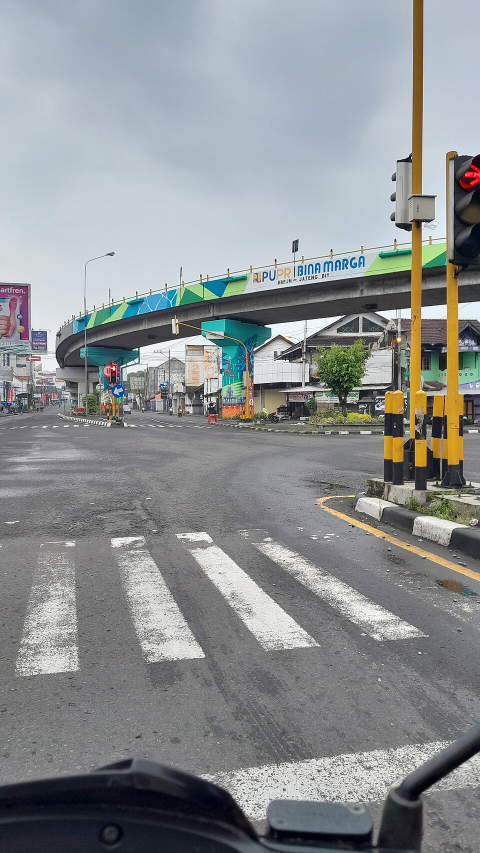
#> input picture samples/flyover.jpg, 960 x 1706 px (shown at 1/2 size)
$ python -i vision.py   (imports and definitions only)
#> lines starting #> are read from the running program, lines starting #| are printed output that depends on the picture; after the words box and inside, x2 and y2 are one past the last pixel; in counts of white or black regions, pixels touching at a corner belong together
#> further down, picture is the input picture: shape (1706, 960, 3); mean B, G, R 145.1, 143.8, 139.7
import cv2
import numpy as np


# [44 lines left out: functions resize, sobel, prewitt, canny, not called in this run]


def objects(bgr):
    gray = cv2.cvtColor(bgr, cv2.COLOR_BGR2GRAY)
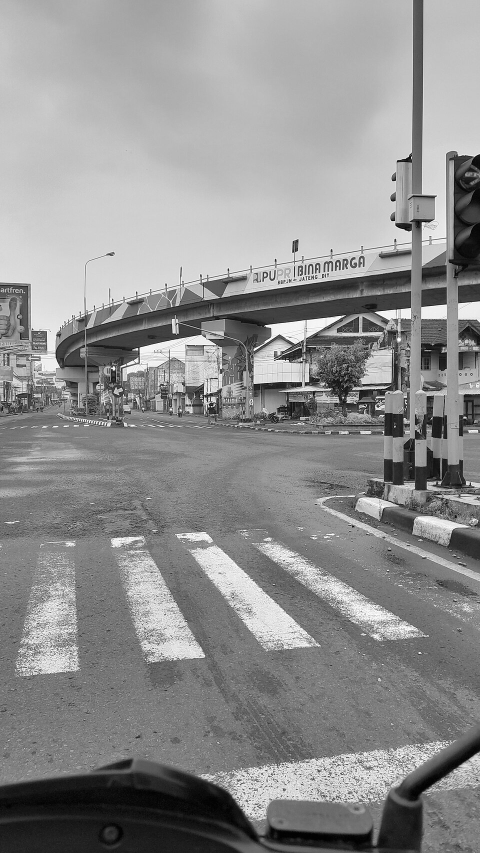
#> gray: shape (1706, 960) (shown at 1/2 size); min 0, max 255, mean 142.7
    blurred = cv2.GaussianBlur(gray, (5, 5), 0)
    edges = cv2.Canny(blurred, 80, 180)
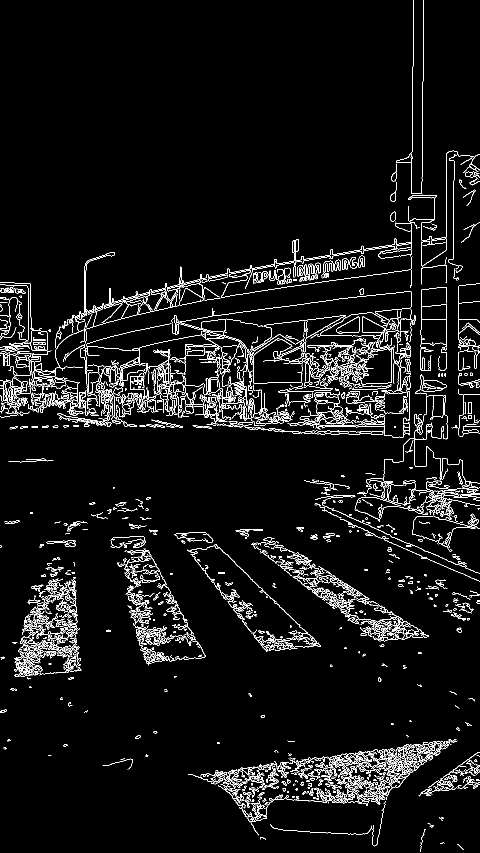
#> edges: shape (1706, 960) (shown at 1/2 size); 5% white in thin lines or dots
    edges = cv2.dilate(edges, np.ones((5, 5), np.uint8))
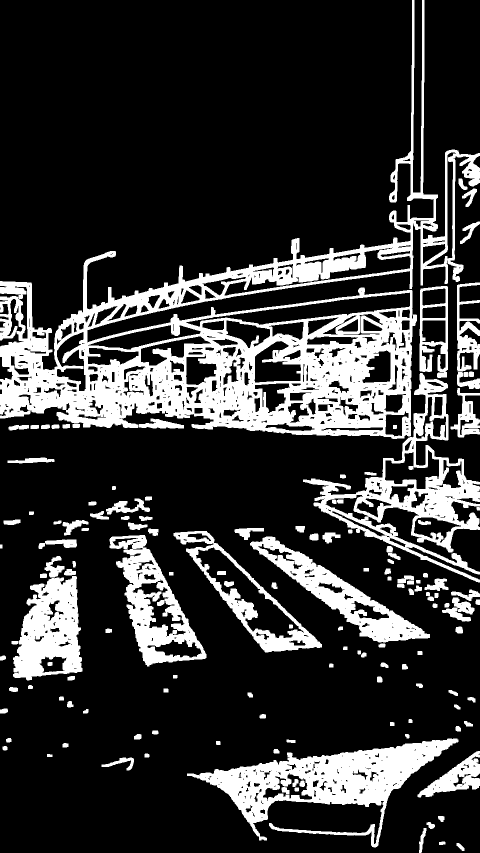
#> edges: shape (1706, 960) (shown at 1/2 size); 20.5% white; 138 white regions

    contours, _ = cv2.findContours(edges, cv2.RETR_EXTERNAL,
                                   cv2.CHAIN_APPROX_SIMPLE)
#> contours = 127 contours; largest, box (x1, y1, x2, y2) and area: (0, 0, 960, 878) 238633, (606, 746, 960, 1165) 44924, (374, 1477, 917, 1695) 41014, (219, 1070, 413, 1333) 23263, (347, 1062, 644, 1305) 22128

    output = bgr.copy()
    h, w = bgr.shape[:2]
#> h = 1706; w = 960
    count = 0

    for c in contours:
        area = cv2.contourArea(c)
        if h * w * 0.005 < area < h * w * 0.35:
            x, y, bw, bh = cv2.boundingRect(c)
            ratio = bw / bh
            if 0.3 < ratio < 4.0:
                cv2.rectangle(output, (x, y), (x + bw, y + bh),
                              (0, 255, 0), 2)
                count += 1
#> this loop made 127 passes
#> (area, x, y, bw, bh, ratio) on passes 15, 69, 84, 85, 88, 118, 127: (41013.5, 374, 1477, 543, 218, 2.49), (20522, 26, 1152, 139, 209, 0.665), (19572, 500, 1073, 360, 212, 1.7), (23263, 219, 1070, 194, 263, 0.738), (22128, 347, 1062, 297, 243, 1.22), (44924, 606, 746, 354, 419, 0.845), (238633, 0, 0, 960, 878, 1.09)
#> area on passes 1 to 6: 112.5, 62.5, 273.5, 127, 100.5, 487.5
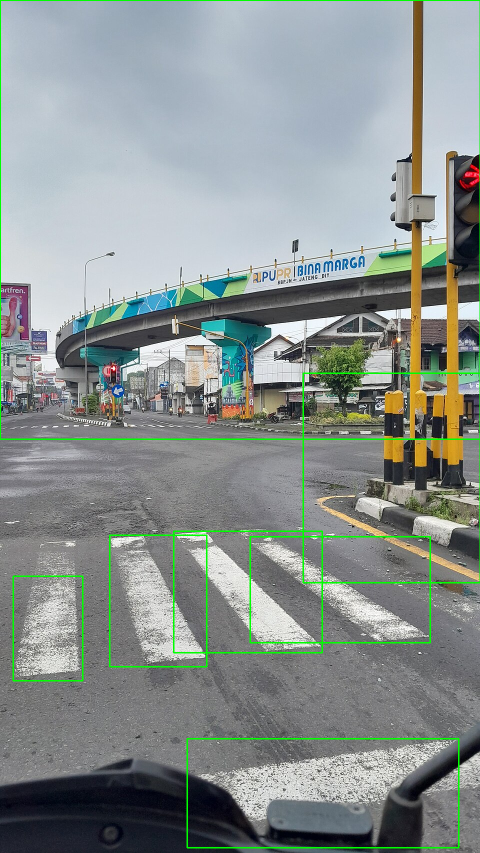
#> output: shape (1706, 960, 3) (shown at 1/2 size); 1.65% of pixels changed, all inside (x1, y1, x2, y2) = (0, 0, 960, 1697)
#> after the loop, count = 7

    cv2.putText(output, f"Objects: {count}", (10, 30),
                cv2.FONT_HERSHEY_SIMPLEX, 0.9, (0, 255, 0), 2)
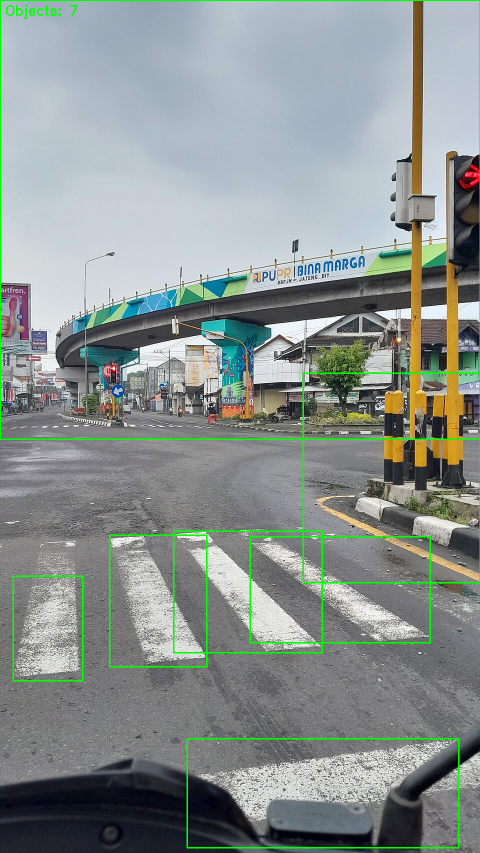
#> output: shape (1706, 960, 3) (shown at 1/2 size); 0.06% of pixels changed, all inside (x1, y1, x2, y2) = (12, 9, 155, 38)
    return output


# [79 lines left out: functions road, harris, template_match, not called in this run]

>>> import cv2
>>> picture = cv2.imread('samples/flyover.jpg')
>>> result = objects(picture)

$ run again, on samples/highway.jpg
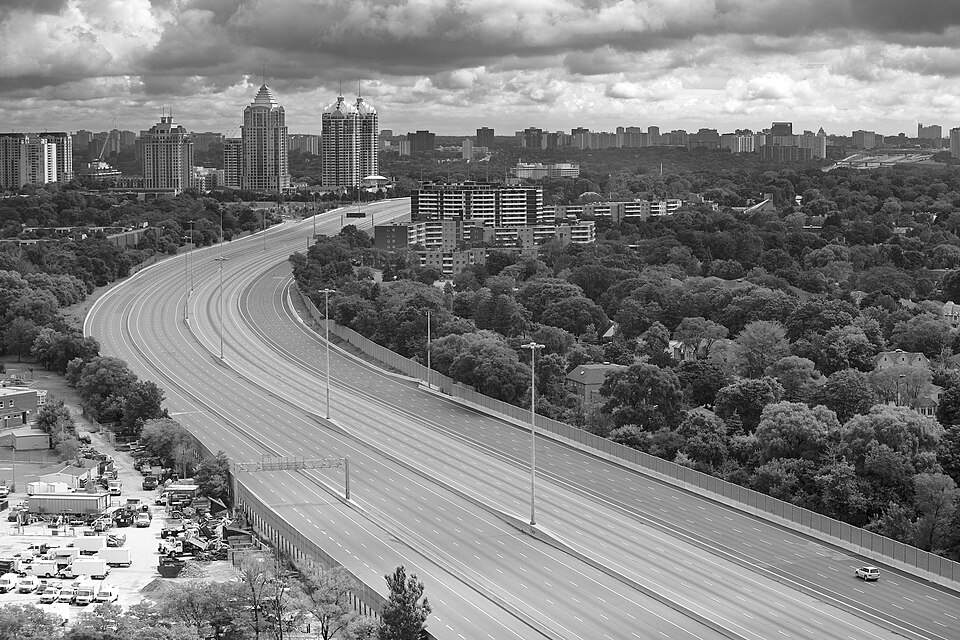
#> input picture samples/highway.jpg, 960 x 640 px
#> picture is the input picture: shape (640, 960, 3); min 0, max 255, mean 127
#> in objects, `edges = cv2.dilate(edges, np.ones((5, 5), np.uint8))`:
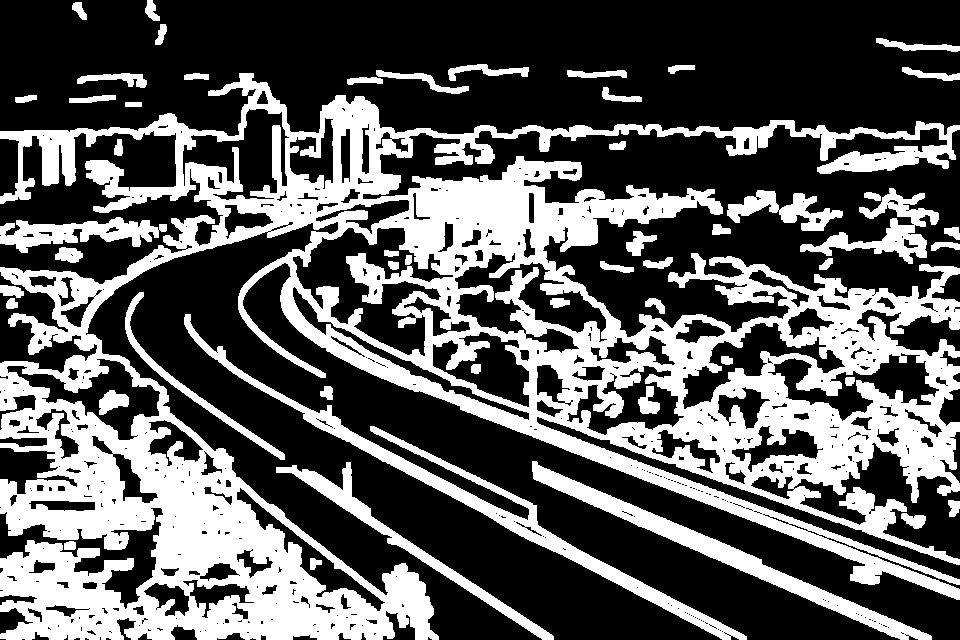
#> edges: shape (640, 960); 36% white; 52 white regions
#> contours = 42 contours; largest, box (x1, y1, x2, y2) and area: (0, 73, 960, 640) 244942, (184, 314, 747, 640) 8341, (532, 461, 932, 640) 6459, (276, 462, 554, 640) 3394, (800, 188, 939, 264) 2864
#> the loop in objects, `for c in contours:` made 42 passes
#> (area, x, y, bw, bh, ratio) on passes 4, 5, 7: (3394, 276, 462, 278, 178, 1.56), (6459, 532, 461, 400, 179, 2.23), (8341, 184, 314, 563, 326, 1.73)
#> after the loop in objects, `for c in contours:`: count = 3
#> in objects, `cv2.putText(output, f"Objects: {count}", (10, 30), cv2.FONT_HERSHEY_SI..`:
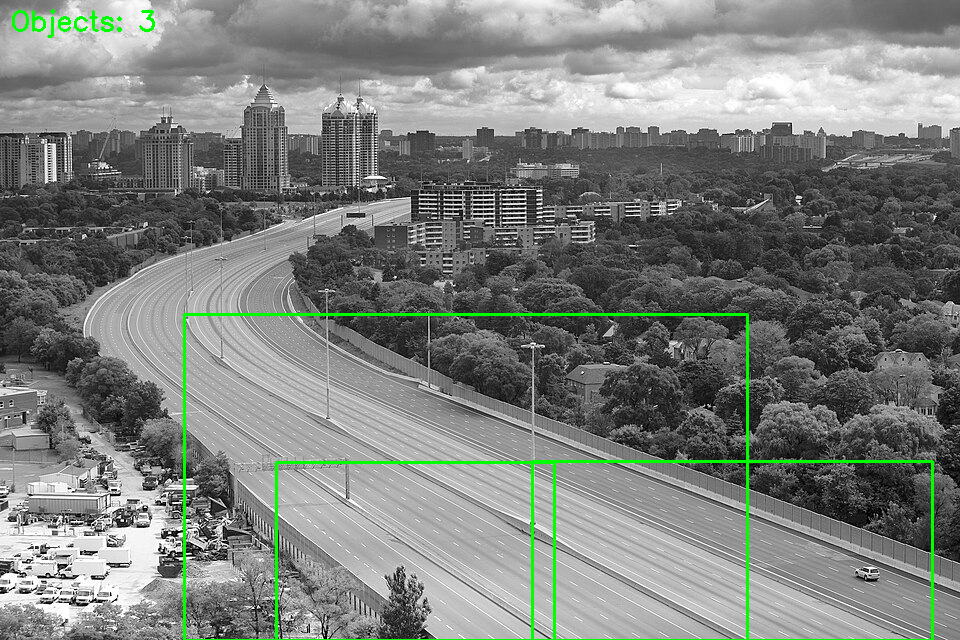
#> output: shape (640, 960, 3); mean B, G, R 125, 128.9, 125

$ run again, on samples/intersection.jpg
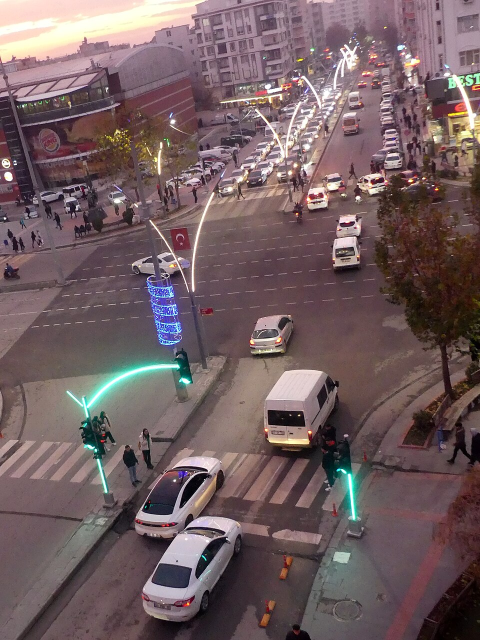
#> input picture samples/intersection.jpg, 960 x 1280 px (shown at 1/2 size)
#> picture is the input picture: shape (1280, 960, 3); mean B, G, R 97.1, 94.5, 113.7
#> in objects, `edges = cv2.dilate(edges, np.ones((5, 5), np.uint8))`:
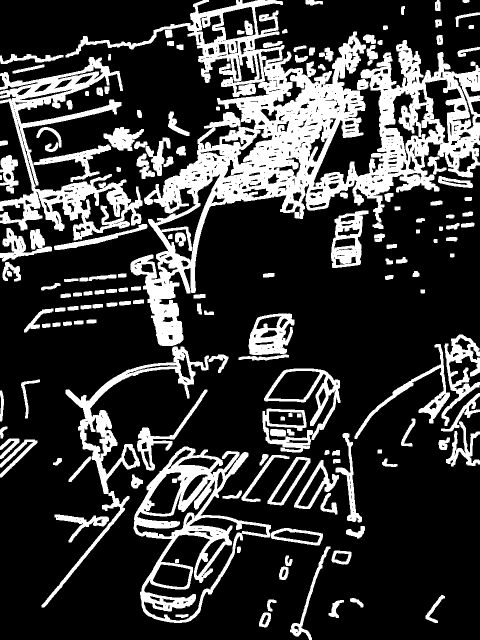
#> edges: shape (1280, 960) (shown at 1/2 size); 23.2% white; 162 white regions
#> contours = 152 contours; largest, box (x1, y1, x2, y2) and area: (131, 0, 960, 692) 160274, (267, 893, 542, 1246) 50046, (0, 114, 285, 481) 33584, (83, 693, 418, 1215) 15468, (525, 737, 681, 905) 13414
#> the loop in objects, `for c in contours:` made 152 passes
#> (area, x, y, bw, bh, ratio) on passes 28, 41, 44, 127, 152: (50046, 267, 893, 275, 353, 0.779), (13414.5, 525, 737, 156, 168, 0.929), (15467.5, 83, 693, 335, 522, 0.642), (33583.5, 0, 114, 285, 367, 0.777), (160273.5, 131, 0, 829, 692, 1.2)
#> after the loop in objects, `for c in contours:`: count = 5
#> in objects, `cv2.putText(output, f"Objects: {count}", (10, 30), cv2.FONT_HERSHEY_SI..`:
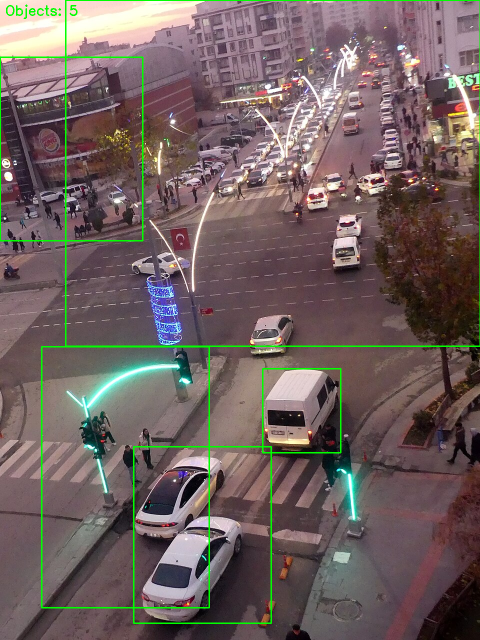
#> output: shape (1280, 960, 3) (shown at 1/2 size); mean B, G, R 95.3, 97.2, 111.6

$ run again, on samples/traffic_light.jpg
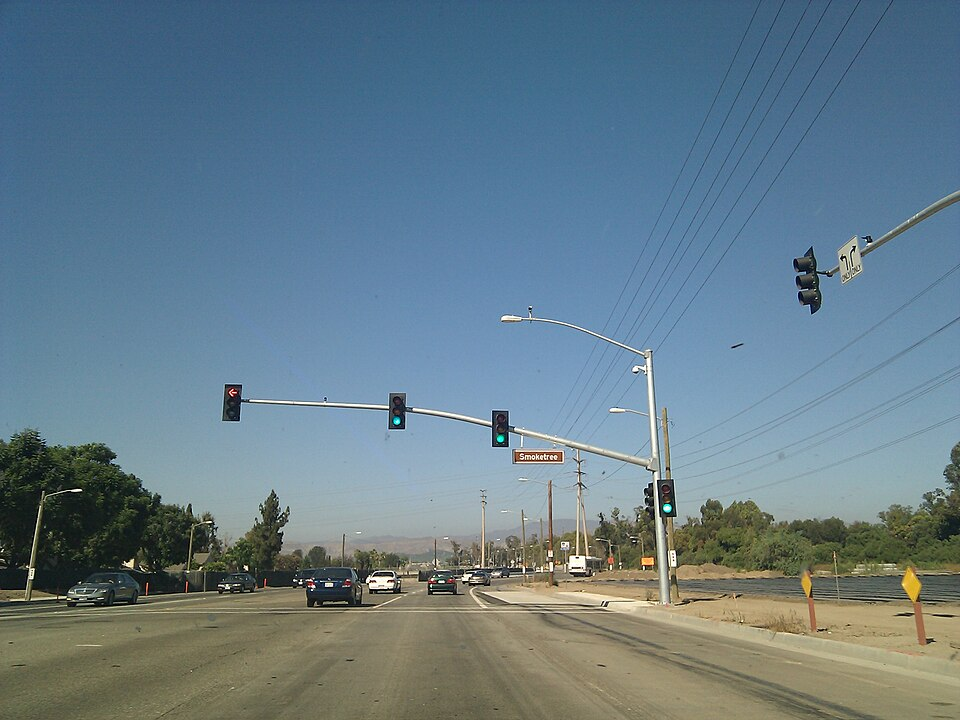
#> input picture samples/traffic_light.jpg, 960 x 720 px
#> picture is the input picture: shape (720, 960, 3); mean B, G, R 136.6, 124.6, 102
#> in objects, `edges = cv2.dilate(edges, np.ones((5, 5), np.uint8))`:
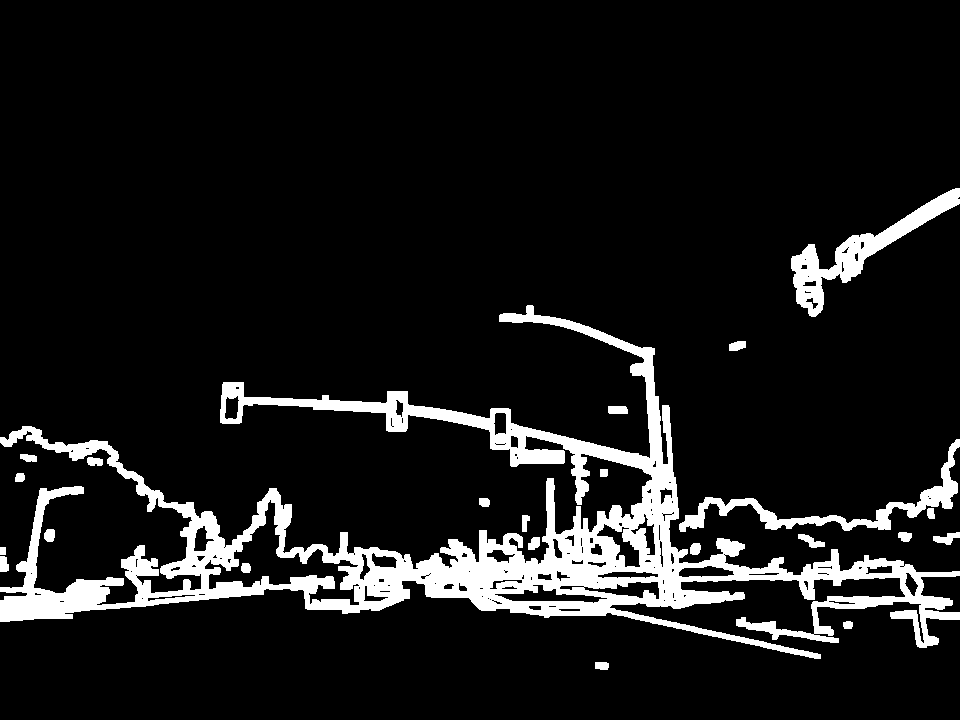
#> edges: shape (720, 960); 9.8% white; 23 white regions
#> contours = 22 contours; largest, box (x1, y1, x2, y2) and area: (0, 305, 960, 659) 64110, (791, 188, 960, 317) 4427, (679, 439, 960, 532) 3172, (933, 532, 960, 545) 158, (798, 534, 825, 548) 150
#> the loop in objects, `for c in contours:` made 22 passes
#> (area, x, y, bw, bh, ratio, count) on passes 21 to 22: (64109.5, 0, 305, 960, 354, 2.71, 1), (4427, 791, 188, 169, 129, 1.31, 2)
#> after the loop in objects, `for c in contours:`: count = 2
#> in objects, `cv2.putText(output, f"Objects: {count}", (10, 30), cv2.FONT_HERSHEY_SI..`:
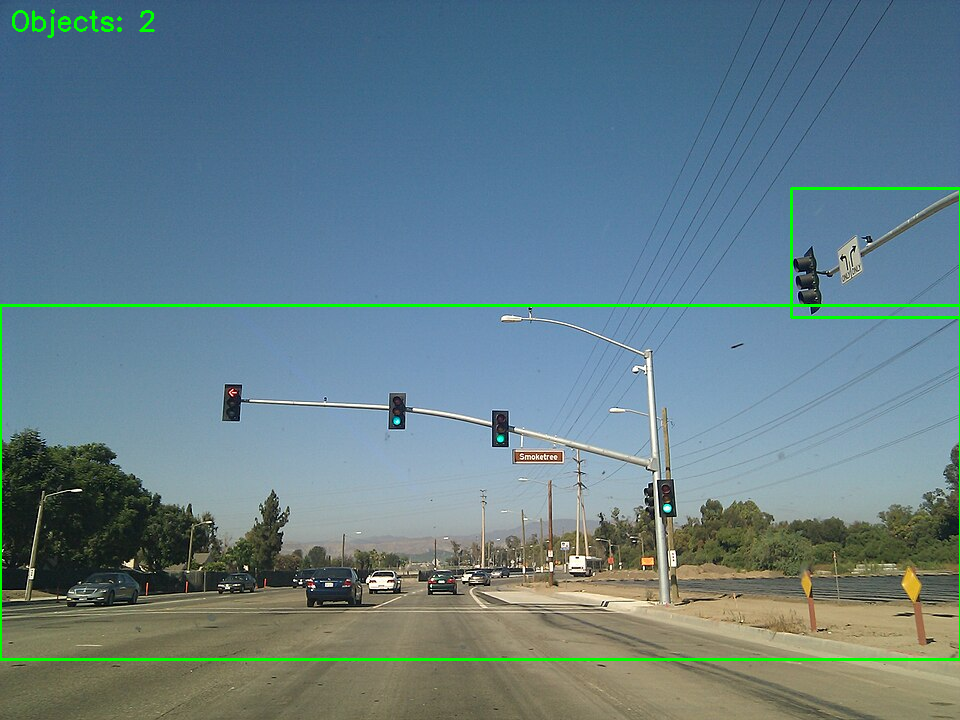
#> output: shape (720, 960, 3); mean B, G, R 134.8, 126.3, 100.6
